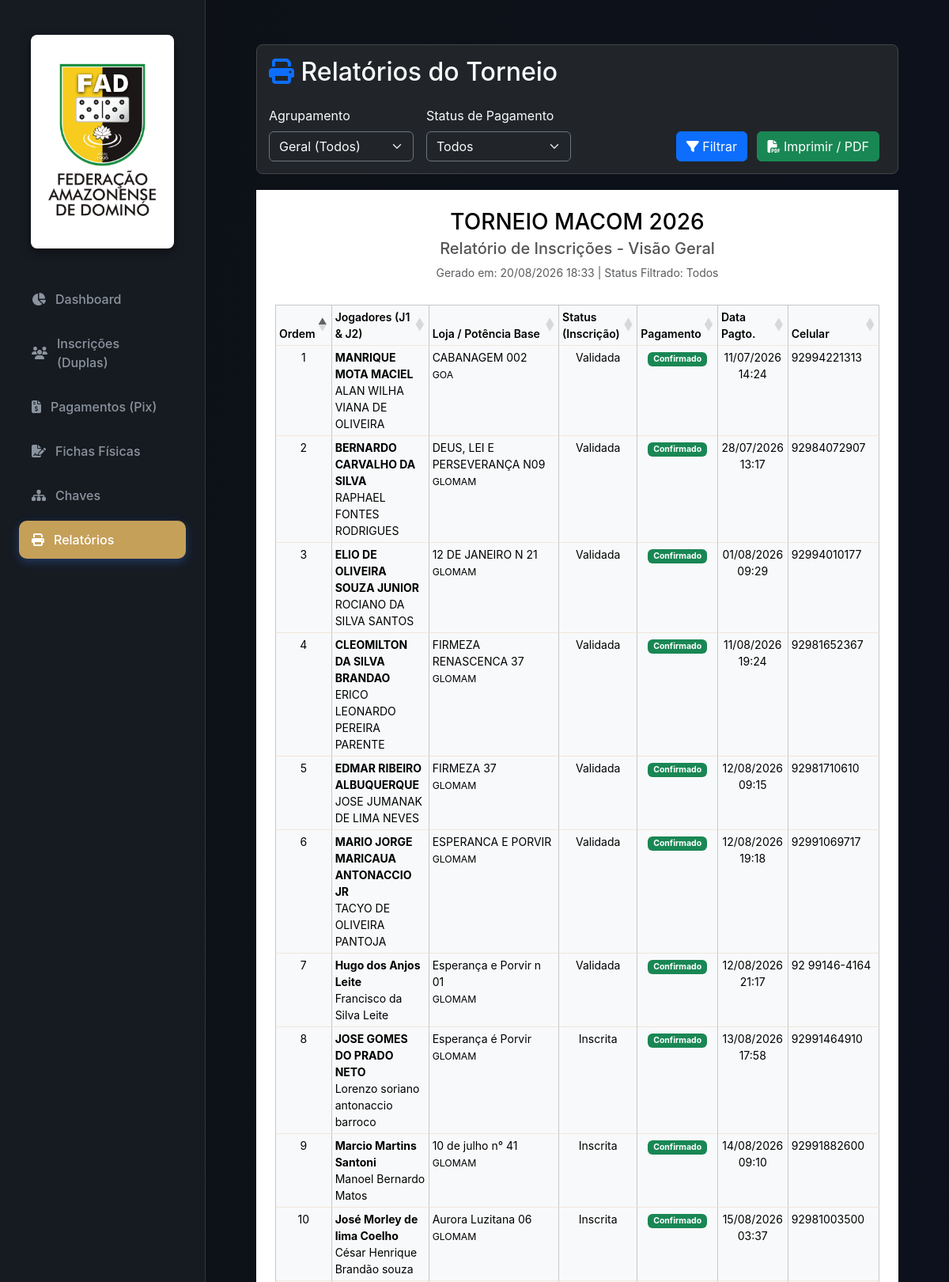
/relatorios/ (upper part), run on the app's committed database.
### dashboard/models.py (models this page shows, shortened)
class Dupla(models.Model):
    STATUS_CHOICES = [
        ('Pendente', 'Pendente'),
        ('Confirmado', 'Confirmado'),
    ]
    STATUS_INSCRICAO_CHOICES = [
        ('Pendente', 'Pendente'),
        ('Validada', 'Validada'),
        ('Inscrita', 'Inscrita'),
        ('Cancelada', 'Cancelada'),
        ('Teste', 'Teste'),
        ('Impugnada', 'Impugnada'),
        ('Eliminada', 'Eliminada'),
    ]
    status_inscricao = models.CharField(
        'Status da Inscrição',
        max_length=20,
        choices=STATUS_INSCRICAO_CHOICES,
        default='Pendente'
    )
    purgado = models.BooleanField('Registro Purgado?', default=False, help_text='Marcado quando o usuário deleta a inscrição na UI')
    origem = models.CharField(
        'Origem da Inscrição',
        max_length=50,
        choices=[('Eletrônico', 'Eletrônico (Google Forms)'), ('Manual', 'Ficha Manual (Física)')],
        default='Eletrônico'
    )
    data_hora = models.CharField('Data da Inscrição', max_length=100, blank=True, null=True)
    nome_jogador1 = models.CharField(max_length=200, verbose_name="Nome J1")
    apelido_jogador1 = models.CharField(max_length=100, blank=True, null=True, verbose_name="Apelido J1")
    cim_jogador1 = models.CharField(max_length=50, blank=True, null=True, verbose_name="CIM J1")
    idade_jogador1 = models.PositiveIntegerField('Idade J1', blank=True, null=True)
    profissao_jogador1 = models.CharField('Profissão J1', max_length=150, blank=True, null=True)
    telefone_jogador1 = models.CharField('Telefone J1', max_length=20, blank=True, null=True)
    email_jogador1 = models.EmailField('E-mail J1', blank=True, null=True)
    potencia_jogador1 = models.ForeignKey('Potencia', on_delete=models.SET_NULL, null=True, blank=True, related_name='jogadores1')
    loja_jogador1 = models.CharField('Loja Jogador 1', max_length=200, blank=True, null=True)
    nome_jogador2 = models.CharField('Nome Jogador 2', max_length=200, blank=True, null=True)
    apelido_jogador2 = models.CharField('Apelido J2', max_length=100, blank=True, null=True)
    cim_jogador2 = models.CharField(max_length=50, blank=True, null=True, verbose_name="CIM J2")
    idade_jogador2 = models.PositiveIntegerField('Idade J2', blank=True, null=True)
    profissao_jogador2 = models.CharField('Profissão J2', max_length=150, blank=True, null=True)
    telefone_jogador2 = models.CharField('Telefone J2', max_length=20, blank=True, null=True)
    email_jogador2 = models.EmailField('E-mail J2', blank=True, null=True)
    potencia_jogador2 = models.ForeignKey('Potencia', on_delete=models.SET_NULL, null=True, blank=True, related_name='jogadores2')
    loja_jogador2 = models.CharField('Loja Jogador 2', max_length=200, blank=True, null=True)
    acompanhantes_j1_adultos = models.PositiveIntegerField('Adultos J1', default=0)
    acompanhantes_j1_criancas = models.PositiveIntegerField('Crianças J1', default=0)
    acompanhantes_j2_adultos = models.PositiveIntegerField('Adultos J2', default=0)
    acompanhantes_j2_criancas = models.PositiveIntegerField('Crianças J2', default=0)
    status_pagamento = models.CharField(
        'Status do Pagamento',
        max_length=50,
        choices=STATUS_CHOICES,
        default='Pendente'
    )
    comprovante = models.OneToOneField('Comprovante', on_delete=models.SET_NULL, null=True, blank=True, related_name='dupla')
    ficha_inscricao = models.OneToOneField('FichaInscricao', on_delete=models.SET_NULL, null=True, blank=True, related_name='dupla')
    class Meta:
        verbose_name = 'Dupla'
        verbose_name_plural = 'Duplas'
        unique_together = ('nome_jogador1', 'nome_jogador2', 'data_hora')

class Potencia(models.Model):
    nome_completo = models.CharField('Nome Completo', max_length=200, unique=True)
    sigla = models.CharField('Sigla', max_length=50, unique=True)
    meta_inscricoes = models.PositiveIntegerField('Meta de Inscrições', default=0)
    class Meta:
        verbose_name = 'Potência'
        verbose_name_plural = 'Potências'

class Comprovante(models.Model):
    arquivo = models.FileField('Arquivo do Comprovante', upload_to=upload_comprovante_path)
    pagador = models.CharField('Nome do Pagador', max_length=300, blank=True, null=True)
    banco = models.CharField('Banco', max_length=200, blank=True, null=True)
    valor = models.DecimalField('Valor Declarado', max_digits=10, decimal_places=2, blank=True, null=True)
    identificador = models.CharField('ID da Transação', max_length=200, blank=True, null=True)
    data_hora = models.DateTimeField('Data e Hora do Pagamento')
    data_upload = models.DateTimeField(auto_now_add=True)

### dashboard/views.py (the view)
# urls.py: path('relatorios/', views.relatorios, name='relatorios'),
def relatorios(request):
    from .models import Dupla
    duplas = Dupla.objects.filter(purgado=False).select_related('potencia_jogador1').order_by('potencia_jogador1__nome_completo', 'nome_jogador1')
    agrupamento = request.GET.get('agrupamento', 'geral') # geral, potencia, loja
    status = request.GET.get('status', 'todos')
    if status == 'confirmados':
        duplas = duplas.filter(status_pagamento='Confirmado')
    elif status == 'pendentes':
        duplas = duplas.filter(status_pagamento='Pendente')
    duplas_todas = Dupla.objects.filter(purgado=False).order_by('comprovante__data_hora')
    rank_dict = {}
    rank = 1
    for d in duplas_todas:
        if d.comprovante_id and d.comprovante.data_hora:
            rank_dict[d.id] = rank
            rank += 1
    duplas_list = list(duplas)
    for d in duplas_list:
        d.numero = rank_dict.get(d.id, None)
    context = {
        'duplas': duplas_list,
        'agrupamento': agrupamento,
        'status': status
    }
    return render(request, 'relatorios.html', context)

### templates/relatorios.html (shortened to what this page needs)
{% load static %}
<!DOCTYPE html>
<html lang="pt-BR" data-bs-theme="dark">
<head>
    <link href="https://cdn.jsdelivr.net/npm/bootstrap@5.3.2/dist/css/bootstrap.min.css" rel="stylesheet">
    <link rel="stylesheet" href="https://cdnjs.cloudflare.com/ajax/libs/font-awesome/6.4.0/css/all.min.css">
    <link rel="stylesheet" href="{% static 'css/style.css' %}">
    <link rel="stylesheet" href="https://cdn.datatables.net/1.13.6/css/dataTables.bootstrap5.min.css">
</head>
<body>
<div class="dashboard-container">
    <aside class="sidebar no-print">
        <div class="logo-container" style="margin-bottom: 20px; padding: 20px 15px; text-align: center;">
            <img src="{% static 'img/logo-FAD-com-fundo.jpeg' %}" alt="FAD Logo" style="width: 100%; height: auto; border-radius: 8px; box-shadow: 0 4px 12px rgba(0,0,0,0.5); object-fit: contain;">
        </div>
        <nav class="sidebar-nav">
            <a href="{% url 'index' %}"><i class="fa-solid fa-chart-pie"></i> Dashboard</a>
            <a href="{% url 'gestao' %}"><i class="fa-solid fa-users"></i> Inscrições (Duplas)</a>
            <a href="{% url 'gestao_comprovantes' %}"><i class="fa-solid fa-file-invoice-dollar"></i> Pagamentos (Pix)</a>
            <a href="{% url 'gestao_fichas' %}"><i class="fa-solid fa-file-signature"></i> Fichas Físicas</a>
            <a href="{% url 'torneio' %}"><i class="fa-solid fa-sitemap"></i> Chaves</a>
            <a href="{% url 'relatorios' %}" class="active"><i class="fa-solid fa-print"></i> Relatórios</a>
        </nav>
    </aside>
    <main class="main-content" style="height: 100vh; overflow-y: auto;">
        <div class="container-fluid px-4 py-4">
            <div class="relatorio-header no-print">
                <h2 class="text-light mb-4"><i class="fa-solid fa-print text-primary"></i> Relatórios do Torneio</h2>
                <form method="GET" action="{% url 'relatorios' %}" class="row g-3 align-items-end">
                    <div class="col-md-3">
                        <label class="form-label text-light">Agrupamento</label>
                        <select name="agrupamento" class="form-select bg-dark text-light border-secondary">
                            <option value="geral" {% if agrupamento == 'geral' %}selected{% endif %}>Geral (Todos)</option>
                        </select>
                    </div>
                    <div class="col-md-3">
                        <label class="form-label text-light">Status de Pagamento</label>
                        <select name="status" class="form-select bg-dark text-light border-secondary">
                            <option value="todos" {% if status == 'todos' %}selected{% endif %}>Todos</option>
                        </select>
                    </div>
                    <div class="col-md-6 text-end">
                        <button type="submit" class="btn btn-primary me-2"><i class="fa-solid fa-filter"></i> Filtrar</button>
                        <button type="button" class="btn btn-success me-2" onclick="window.print()"><i class="fa-solid fa-file-pdf"></i> Imprimir / PDF</button>
                    </div>
                </form>
            </div>
            <div class="gestao-card p-4 print-area" data-bs-theme="light" style="background-color: white; color: black; min-height: 800px;">
                <div class="text-center mb-4">
                    <h3 class="mb-1" style="color: black;">TORNEIO MACOM 2026</h3>
                    <h5 style="color: #555;">Relatório de Inscrições - {% if agrupamento == 'geral' %}Visão Geral{% elif agrupamento == 'potencia' %}Agrupado por Potência{% else %}Agrupado por Loja{% endif %}</h5>
                    <p class="text-muted small">Gerado em: {% now "d/m/Y H:i" %} | Status Filtrado: {{ status|title }}</p>
                </div>
                {% if agrupamento == 'geral' %}
                    {% include 'relatorios_tabela.html' with duplas=duplas %}
                {% endif %}
            </div>
        </div>
    </main>
</div>
</body>
</html>

### templates/relatorios_tabela.html
<table class="table table-bordered table-sm relatorio-dt table-light" style="font-size: 12px; width: 100%;">
    <thead style="background-color: #f2f2f2; color: black;">
        <tr>
            <th>Ordem</th>
            <th>Jogadores (J1 & J2)</th>
            <th>Loja / Potência Base</th>
            <th>Status (Inscrição)</th>
            <th>Pagamento</th>
            <th>Data Pagto.</th>
            <th>Celular</th>
        </tr>
    </thead>
    <tbody>
        {% for dupla in duplas %}
        <tr>
            <td class="text-center" data-sort="{% if dupla.numero %}{{ dupla.numero }}{% else %}999999{% endif %}">{% if dupla.numero %}{{ dupla.numero }}{% else %}-{% endif %}</td>
            <td>
                <strong>{{ dupla.nome_jogador1 }}</strong><br>
                {% if dupla.nome_jogador2 %}{{ dupla.nome_jogador2 }}{% else %}Sem Parceiro{% endif %}
            </td>
            <td>
                {{ dupla.loja_jogador1|default:"-" }}<br>
                <small>{{ dupla.potencia_jogador1.sigla|default:"-" }}</small>
            </td>
            <td class="text-center">{{ dupla.status_inscricao }}</td>
            <td class="text-center">
                {% if dupla.status_pagamento == 'Confirmado' %}
                    <span class="badge bg-success">Confirmado</span>
                {% else %}
                    <span class="badge bg-warning text-dark">Pendente</span>
                {% endif %}
            </td>
            <td class="text-center" data-sort="{% if dupla.comprovante and dupla.comprovante.data_hora %}{{ dupla.comprovante.data_hora|date:'YmdHis' }}{% else %}00000000000000{% endif %}">
                {% if dupla.comprovante and dupla.comprovante.data_hora %}
                    {{ dupla.comprovante.data_hora|date:"d/m/Y H:i" }}
                {% else %}
                    -
                {% endif %}
            </td>
            <td>{{ dupla.telefone_jogador1|default:"-" }}</td>
        </tr>
        {% endfor %}
    </tbody>
</table>

### static/css/style.css (style rules this page uses)
:root { --bg-color: #0d1117; --card-bg: #161b22; --text-primary: #e6edf3; --text-secondary: #8b949e; --accent-color: #c5a059; --accent-hover: #e0bb73; --border-color: rgba(197, 160, 89, 0.2); --success: #2ea043; --warning: #f59e0b; --card-shadow: 0 4px 6px -1px rgba(0, 0, 0, 0.1), 0 2px 4px -1px rgba(0, 0, 0, 0.06); --border-radius: 16px; --transition: all 0.3s ease; }
* { margin: 0; padding: 0; box-sizing: border-box; }
body { font-family: 'Inter', sans-serif; background-color: var(--bg-color); color: var(--text-primary); min-height: 100vh; }
.dashboard-container { display: flex; height: 100vh; overflow: hidden; }
.sidebar { width: 260px; background-color: var(--card-bg); border-right: 1px solid var(--border-color); display: flex; flex-direction: column; padding: 24px; transition: var(--transition); }
.logo-container { display: flex; align-items: center; gap: 12px; margin-bottom: 40px; }
.sidebar-nav { display: flex; flex-direction: column; gap: 8px; flex: 1; }
.sidebar-nav a { display: flex; align-items: center; gap: 12px; text-decoration: none; color: var(--text-secondary); padding: 12px 16px; border-radius: 10px; font-weight: 500; transition: var(--transition); }
.sidebar-nav a.active { background-color: var(--accent-color); color: white; box-shadow: 0 4px 12px rgba(59, 130, 246, 0.3); }
.main-content { flex: 1; overflow-y: auto; padding: 32px 40px; background: linear-gradient(to bottom right, var(--bg-color), #0b1120); }
table { width: 100%; border-collapse: collapse; text-align: left; }
th, td { padding: 12px; border-bottom: 1px solid var(--border-color); font-size: 14px; }
th { color: var(--text-secondary); font-weight: 600; background: rgba(0,0,0,0.1); }

### templates/relatorios.html (style rules this page uses)
.relatorio-header { margin-bottom: 20px; padding: 15px; background-color: #212529; border-radius: 8px; border: 1px solid #444; }

### data on the page
Dupla: numero "2", nome_jogador1 "BERNARDO CARVALHO DA SILVA", nome_jogador2 "RAPHAEL FONTES RODRIGUES", loja_jogador1 "DEUS, LEI E PERSEVERANÇA N09", potencia_jogador1.sigla "GLOMAM", status_inscricao "Validada", status_pagamento "Confirmado", comprovante.data_hora "28/07/2026 13:17", telefone_jogador1 "92984072907"
Dupla: numero "4", nome_jogador1 "CLEOMILTON DA SILVA BRANDAO", nome_jogador2 "ERICO LEONARDO PEREIRA PARENTE", loja_jogador1 "FIRMEZA RENASCENCA 37", potencia_jogador1.sigla "GLOMAM", status_inscricao "Validada", status_pagamento "Confirmado", comprovante.data_hora "11/08/2026 19:24", telefone_jogador1 "92981652367"
Dupla: numero "5", nome_jogador1 "EDMAR RIBEIRO ALBUQUERQUE", nome_jogador2 "JOSE JUMANAK DE LIMA NEVES", loja_jogador1 "FIRMEZA 37", potencia_jogador1.sigla "GLOMAM", status_inscricao "Validada", status_pagamento "Confirmado", comprovante.data_hora "12/08/2026 09:15", telefone_jogador1 "92981710610"
Dupla: numero "3", nome_jogador1 "ELIO DE OLIVEIRA SOUZA JUNIOR", nome_jogador2 "ROCIANO DA SILVA SANTOS", loja_jogador1 "12 DE JANEIRO N 21", potencia_jogador1.sigla "GLOMAM", status_inscricao "Validada", status_pagamento "Confirmado", comprovante.data_hora "01/08/2026 09:29", telefone_jogador1 "92994010177"
Dupla: numero "7", nome_jogador1 "Hugo dos Anjos Leite", nome_jogador2 "Francisco da Silva Leite", loja_jogador1 "Esperança e Porvir n 01", potencia_jogador1.sigla "GLOMAM", status_inscricao "Validada", status_pagamento "Confirmado", comprovante.data_hora "12/08/2026 21:17", telefone_jogador1 "92 99146-4164"
Dupla: numero "8", nome_jogador1 "JOSE GOMES DO PRADO NETO", nome_jogador2 "Lorenzo soriano antonaccio barroco", loja_jogador1 "Esperança é Porvir", potencia_jogador1.sigla "GLOMAM", status_inscricao "Inscrita", status_pagamento "Confirmado", comprovante.data_hora "13/08/2026 17:58", telefone_jogador1 "92991464910"
Dupla: numero "10", nome_jogador1 "José Morley de lima Coelho", nome_jogador2 "César Henrique Brandão souza", loja_jogador1 "Aurora Luzitana 06", potencia_jogador1.sigla "GLOMAM", status_inscricao "Inscrita", status_pagamento "Confirmado", comprovante.data_hora "15/08/2026 03:37", telefone_jogador1 "92981003500"
Dupla: numero "6", nome_jogador1 "MARIO JORGE MARICAUA ANTONACCIO JR", nome_jogador2 "TACYO DE OLIVEIRA PANTOJA", loja_jogador1 "ESPERANCA E PORVIR", potencia_jogador1.sigla "GLOMAM", status_inscricao "Validada", status_pagamento "Confirmado", comprovante.data_hora "12/08/2026 19:18", telefone_jogador1 "92991069717"
Dupla: numero "9", nome_jogador1 "Marcio Martins Santoni", nome_jogador2 "Manoel Bernardo Matos", loja_jogador1 "10 de julho n° 41", potencia_jogador1.sigla "GLOMAM", status_inscricao "Inscrita", status_pagamento "Confirmado", comprovante.data_hora "14/08/2026 09:10", telefone_jogador1 "92991882600"
Dupla: numero "1", nome_jogador1 "MANRIQUE MOTA MACIEL", nome_jogador2 "ALAN WILHA VIANA DE OLIVEIRA", loja_jogador1 "CABANAGEM 002", potencia_jogador1.sigla "GOA", status_inscricao "Validada", status_pagamento "Confirmado", comprovante.data_hora "11/07/2026 14:24", telefone_jogador1 "92994221313"

### other printed values
{{ status|title }} "Todos"
